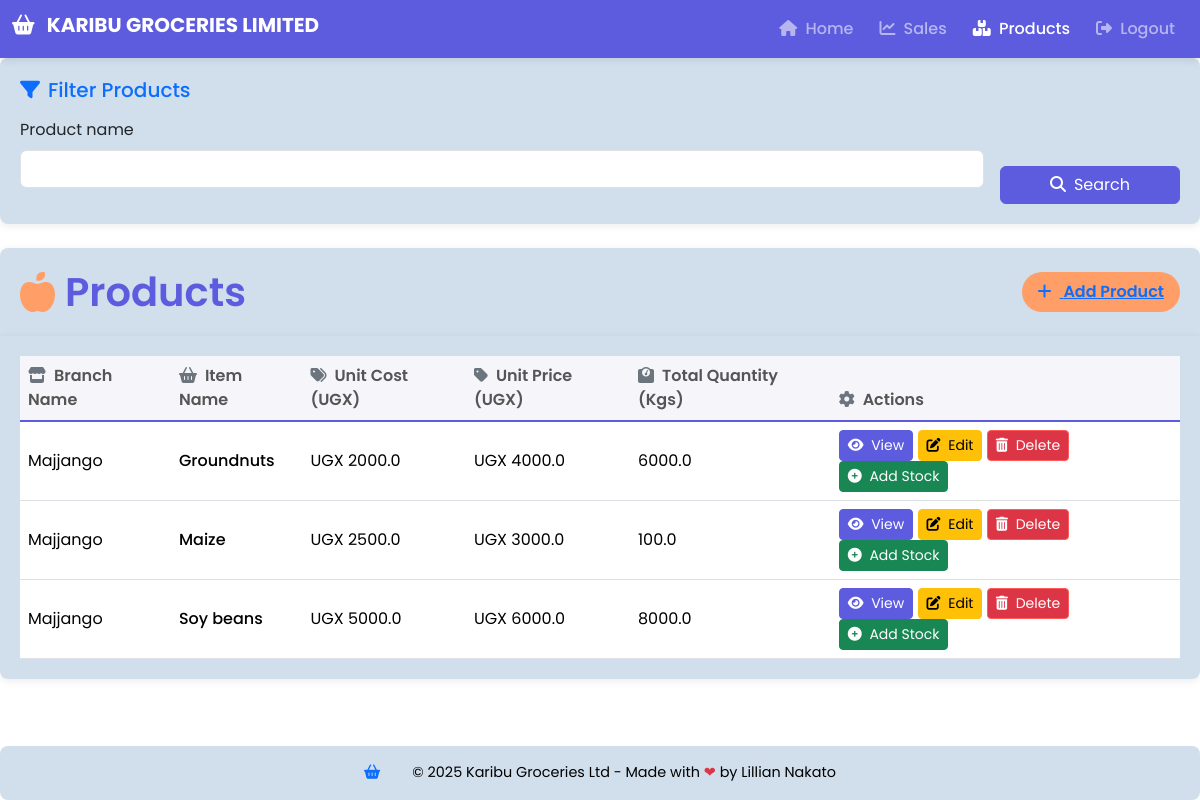
The app's page /products/ (signed in), older data.
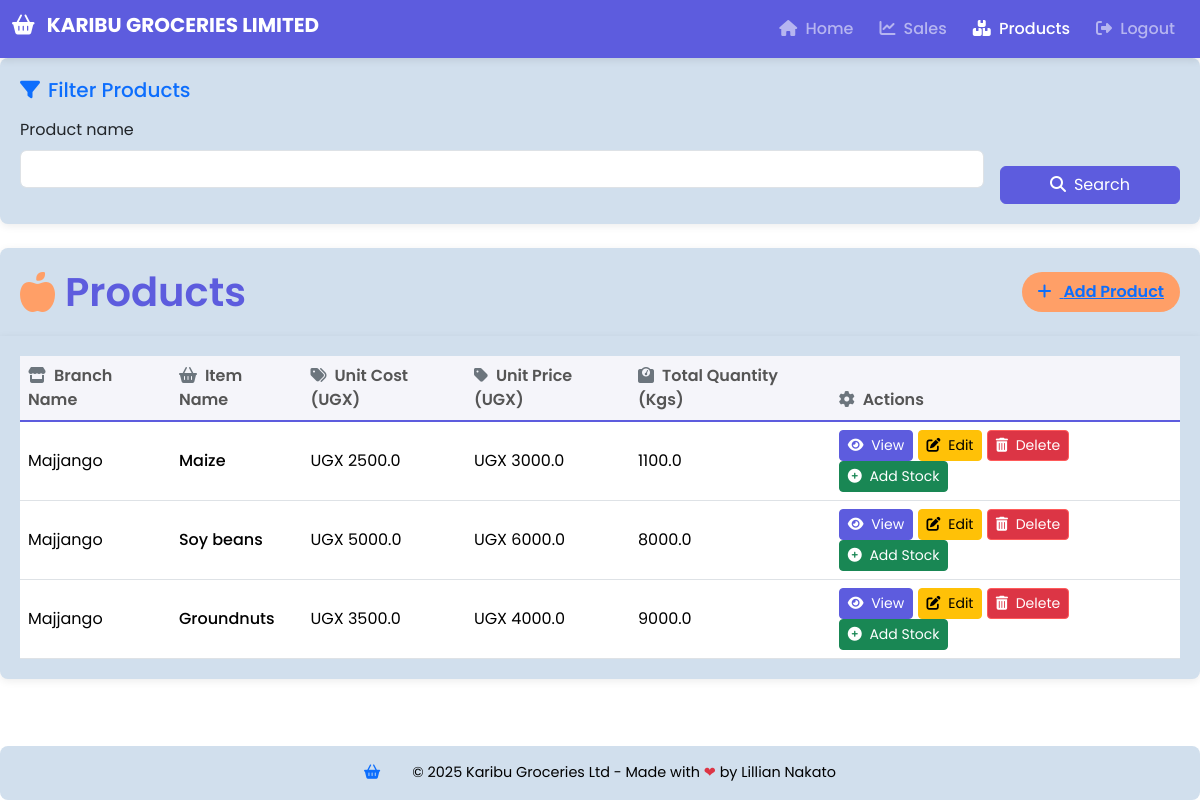
The same page, newer data.
### kgl_app/models.py (models this page shows, shortened)
class Product(models.Model):
    product_name = models.CharField(max_length=50, blank=False, null=False)
    branch = models.ForeignKey(Branch, on_delete=models.CASCADE, blank=False,default='')
    product_type = models.CharField(max_length=50, blank=True)
    time_of_produce = models.CharField(max_length=50, blank=True)
    stock_contact = models.CharField(max_length=50, blank=True)
    source = models.CharField(max_length=50)
    cost = models.FloatField(default=2)
    unit_cost = models.FloatField(default=2)
    unit_price = models.FloatField(default=2)
    total_quantity = models.FloatField(default=2)
    received_quantity = models.FloatField(default=2)
    issued_quantity = models.FloatField(default=2)
    date = models.DateField(auto_now_add=True)

class Branch(models.Model):
    name = models.CharField(max_length=50, unique=True, blank=False, null=False,default='')
    def __str__(self):
        return self.name

### kgl_app/views.py (the view)
# urls.py: path('products/', views.products, name='products'),
@login_required
def products(request):
    if request.user.is_owner:
        products = Product.objects.all().order_by('id')
    else:
        products = Product.objects.filter(branch=request.user.branch).order_by('id')
    product_filters = ProductFilter(request.GET, queryset=products)
    products = product_filters.qs
    return render(request, "kgl_app/products.html", {'products': products, 'product_filters': product_filters})

### kgl_app/templates/kgl_app/products.html (shortened to what this page needs)
{% extends 'kgl_app/base.html' %}
{% load static %}
{% load crispy_forms_tags %}
{% block content %}
<link rel="stylesheet" href="{% static 'css/products.css' %}">
<div class="filter-container mb-4">
    <h5 class="mb-3 text-primary"><i class="fas fa-filter me-2"></i>Filter Products</h5>
    <form method="GET" class="row g-3 align-items-end">
        <div class="col-md-10">
            {{ product_filters.form|crispy }}
        </div>
        <div class="col-md-2 d-grid">
            <button type="submit" class="btn btn-primary">
                <i class="fas fa-search me-2"></i>Search
            </button>
        </div>
    </form>
</div>
<section class="table_header">
    <h1><i class="fas fa-apple-alt"></i> Products</h1>
    {% if user.is_manager %}
    <button class="add-product-btn">
        <a href="{% url 'addproduct' %}">
            <i class="fas fa-plus"></i> Add Product
        </a>
    </button>
    {% endif %}
</section>
<section class="table_body mb-4">
    <div class="table-responsive">
        <table class="table align-middle">
            <thead>
                <tr>
                    <th><i class="fas fa-store me-2 text-secondary"></i>Branch Name</th>
                    <th><i class="fas fa-shopping-basket me-2 text-secondary"></i>Item Name</th>
                    <th><i class="fas fa-tags me-2 text-secondary"></i>Unit Cost (UGX)</th>
                    <th><i class="fas fa-tag me-2 text-secondary"></i>Unit Price (UGX)</th>
                    <th><i class="fas fa-weight me-2 text-secondary"></i>Total Quantity (Kgs)</th>
                    <th><i class="fas fa-cog me-2 text-secondary"></i>Actions</th>
                </tr>
            </thead>
            <tbody>
                {% for product in products %}
                <tr>
                    <td>{{ product.branch }}</td>
                    <td class="fw-medium">{{ product.product_name }}</td>
                    <td>UGX {{ product.unit_cost }}</td>
                    <td>UGX {{ product.unit_price }}</td>
                    <td>{{ product.total_quantity }}</td>
                    <td>
                        <a href="{% url 'productdetail' product.id %}" class="btn btn-primary btn-sm">
                            <i class="fas fa-eye me-1"></i> View
                        </a>
                        {% if user.is_manager %}
                        <a href="{% url 'edit_product' product.id %}" class="btn btn-warning btn-sm">
                            <i class="fas fa-edit me-1"></i> Edit
                        </a>
                        <a href="{% url 'delete_product' product.id %}" class="btn btn-danger btn-sm"
                            onclick="return confirm('Are you sure you want to delete this item?');">
                            <i class="fas fa-trash-alt me-1"></i> Delete
                        </a>
                        <a href="{% url 'add_to_stock' product.id %}" class="btn btn-success btn-sm">
                            <i class="fas fa-plus-circle me-1"></i> Add Stock
                        </a>
                        {% endif %}
                    </td>
                </tr>
                {% endfor %}
            </tbody>
        </table>
    </div>
</section>
{% endblock %}

Row changes from the older to the newer data that the page shows:
removed Product: branch "Majjango", product_name "Groundnuts", unit_cost "2000.0", unit_price "4000.0", total_quantity "6000.0"
changed Product "Maize": total_quantity "100.0" → "1100.0"
added Product: branch "Majjango", product_name "Groundnuts", unit_cost "3500.0", unit_price "4000.0", total_quantity "9000.0"
